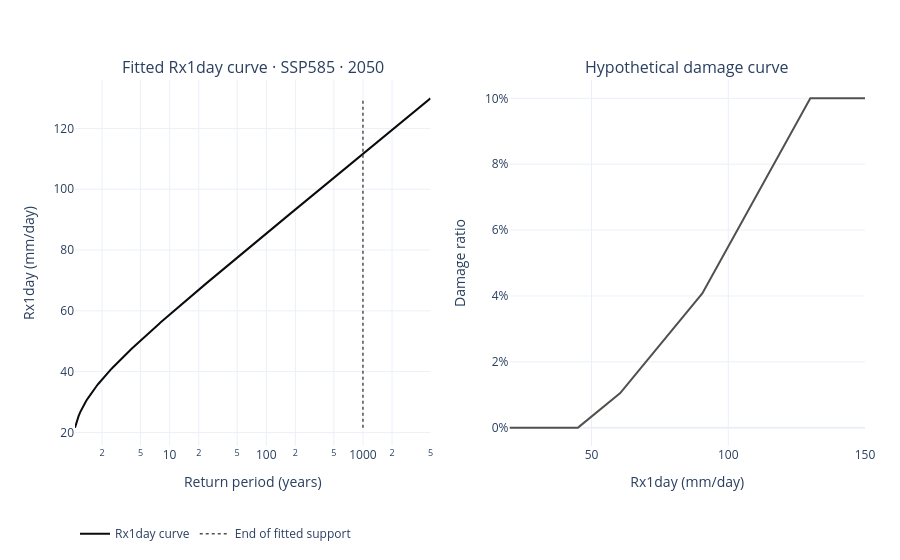

The notebook cell this image was saved under:
### Markdown cell above
The left panel shows the site's fitted Rx1day curve as values against return period; past the dotted line the curve is used beyond the range it was fitted on. The right panel shows the damage curve over the same rainfall values.

### Code cell
distribution = distribution_from_hazard_row(curve_row)
periods = np.geomspace(1.05, 5_000, 200)
rainfall = np.asarray(distribution.quantiles(1 - 1 / periods), dtype=float)
grid = np.linspace(20.0, 150.0, 261)
damage_ratio = np.asarray(DAMAGE.evaluate(grid), dtype=float)

fig = make_subplots(rows=1, cols=2, horizontal_spacing=0.1, subplot_titles=(
    f"Fitted Rx1day curve · {PATHWAY.upper()} · {HORIZON}", "Hypothetical damage curve"))
fig.add_trace(go.Scatter(x=periods, y=rainfall, mode="lines", name="Rx1day curve",
                         line=dict(color=LOSS_COLOUR, width=2)), row=1, col=1)
fig.add_trace(go.Scatter(x=[longest, longest], y=[rainfall.min(), rainfall.max()], mode="lines",
                         name="End of fitted support", line=dict(color=FIXED_COLOUR, dash="dot", width=1.5)),
              row=1, col=1)
fig.add_trace(go.Scatter(x=grid, y=damage_ratio, mode="lines", name="Damage ratio", showlegend=False,
                         line=dict(color=FIXED_COLOUR, width=2)), row=1, col=2)
fig.update_xaxes(title_text="Return period (years)", type="log", row=1, col=1)
fig.update_yaxes(title_text=f"Rx1day ({metadata.value_unit})", row=1, col=1)
fig.update_xaxes(title_text=f"Rx1day ({metadata.value_unit})", row=1, col=2)
fig.update_yaxes(title_text="Damage ratio", tickformat=".0%", row=1, col=2)
fig.update_layout(legend=dict(orientation="h", yanchor="top", y=-0.2), margin=dict(l=75, r=35, t=80, b=100))
fig.show()

### Figure 1 — Plotly figure (JSON) as saved in the notebook; plotly's stock layout.template omitted (floating-point values rounded to 4 significant figures; data arrays with more than 128 entries replaced by an {"elided": "..."} marker saying what was removed)
{"data": [{"line": {"color": "#0b0b0b", "width": 2}, "mode": "lines", "name": "Rx1day curve", "type": "scatter", "x": {"elided": "200 float values"}, "xaxis": "x", "y": {"elided": "200 float values"}, "yaxis": "y"}, {"line": {"color": "#52514e", "dash": "dot", "width": 1.5}, "mode": "lines", "name": "End of fitted support", "type": "scatter", "x": [1000.0, 1000.0], "xaxis": "x", "y": [21.55, 129.9], "yaxis": "y"}, {"line": {"color": "#52514e", "width": 2}, "mode": "lines", "name": "Damage ratio", "showlegend": false, "type": "scatter", "x": {"elided": "261 float values"}, "xaxis": "x2", "y": {"elided": "261 float values"}, "yaxis": "y2"}], "layout": {"annotations": [{"font": {"size": 16}, "showarrow": false, "text": "Fitted Rx1day curve · SSP585 · 2050", "x": 0.225, "xanchor": "center", "xref": "paper", "y": 1.0, "yanchor": "bottom", "yref": "paper"}, {"font": {"size": 16}, "showarrow": false, "text": "Hypothetical damage curve", "x": 0.775, "xanchor": "center", "xref": "paper", "y": 1.0, "yanchor": "bottom", "yref": "paper"}], "legend": {"orientation": "h", "y": -0.2, "yanchor": "top"}, "margin": {"b": 100, "l": 75, "r": 35, "t": 80}, "xaxis": {"anchor": "y", "domain": [0.0, 0.45], "title": {"text": "Return period (years)"}, "type": "log"}, "xaxis2": {"anchor": "y2", "domain": [0.55, 1.0], "title": {"text": "Rx1day (mm/day)"}}, "yaxis": {"anchor": "x", "domain": [0.0, 1.0], "title": {"text": "Rx1day (mm/day)"}}, "yaxis2": {"anchor": "x2", "domain": [0.0, 1.0], "tickformat": ".0%", "title": {"text": "Damage ratio"}}}}
